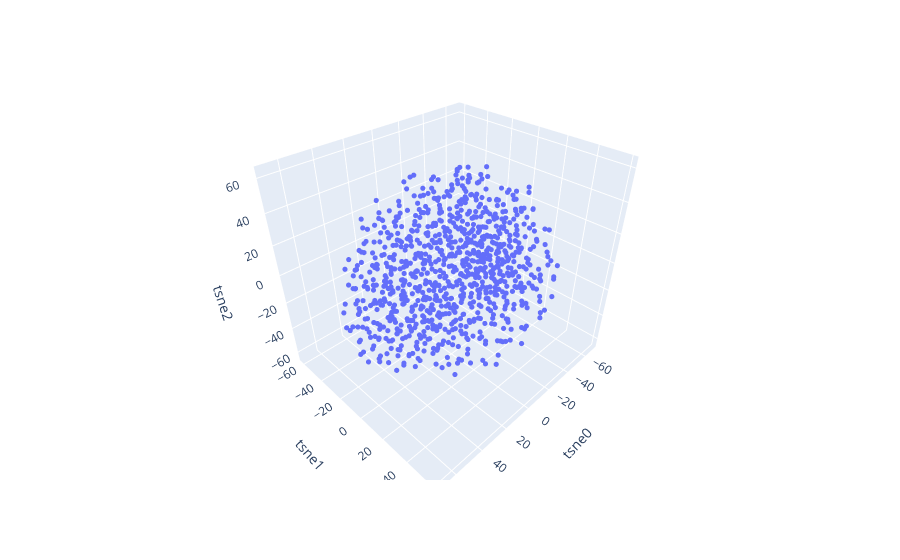

The code cell stored with this chart in its notebook:
### Markdown cell above
On voit que le tsne ne révéle aucun cluster. Testons la méthode ISOMAP avec la métrique cosinus.

### Code cell
fig = px.scatter_3d(red_data, x="tsne0", y="tsne1", z="tsne2")
fig.update_traces(marker_size=3)
fig.show()

### Figure 1 — Plotly figure (JSON) as saved in the notebook; plotly's stock layout.template omitted (floating-point values rounded to 4 significant figures; data arrays with more than 128 entries replaced by an {"elided": "..."} marker saying what was removed)
{"data": [{"hovertemplate": "tsne0=%{x}<br>tsne1=%{y}<br>tsne2=%{z}<extra></extra>", "legendgroup": "", "marker": {"color": "#636efa", "size": 3, "symbol": "circle"}, "mode": "markers", "name": "", "scene": "scene", "showlegend": false, "type": "scatter3d", "x": {"elided": "943 float values"}, "y": {"elided": "943 float values"}, "z": {"elided": "943 float values"}}], "layout": {"legend": {"tracegroupgap": 0}, "margin": {"t": 60}, "scene": {"domain": {"x": [0, 1], "y": [0, 1]}, "xaxis": {"title": {"text": "tsne0"}}, "yaxis": {"title": {"text": "tsne1"}}, "zaxis": {"title": {"text": "tsne2"}}}}}
